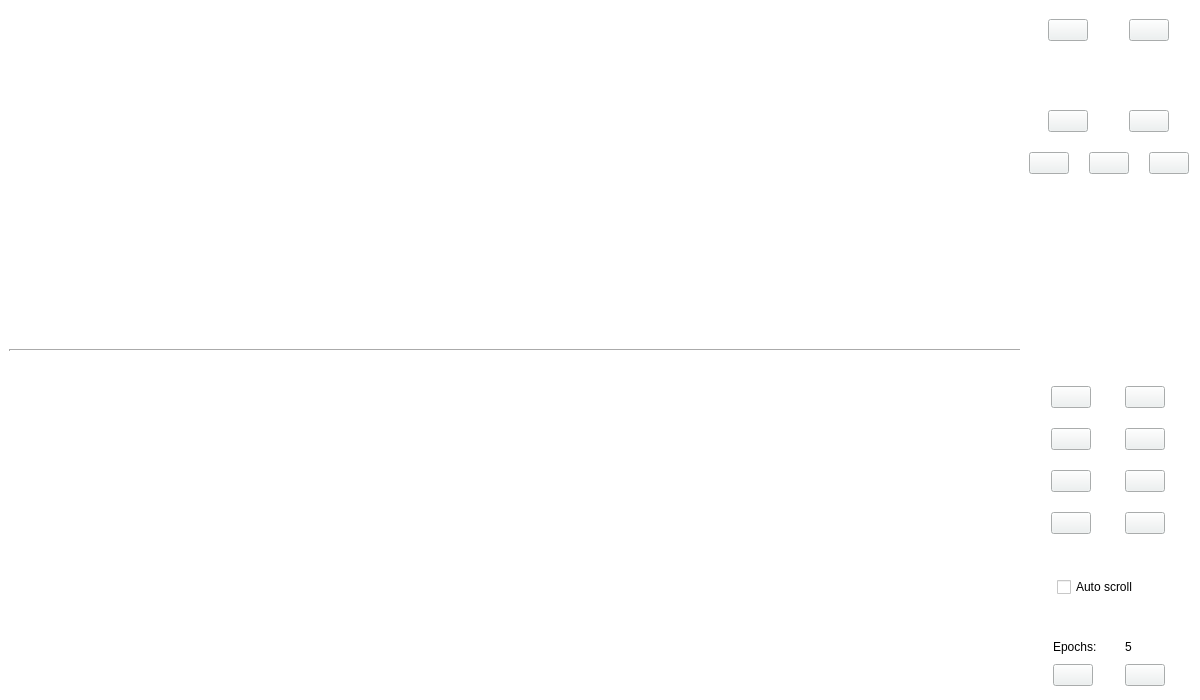
<?xml version="1.0" encoding="UTF-8"?>
<ui version="4.0">
 <class>Window1</class>
 <widget class="QMainWindow" name="Window1">
  <property name="geometry">
   <rect>
    <x>0</x>
    <y>0</y>
    <width>1200</width>
    <height>700</height>
   </rect>
  </property>
  <property name="sizePolicy">
   <sizepolicy hsizetype="Preferred" vsizetype="Preferred">
    <horstretch>0</horstretch>
    <verstretch>0</verstretch>
   </sizepolicy>
  </property>
  <property name="windowTitle">
   <string>MainWindow</string>
  </property>
  <property name="styleSheet">
   <string notr="true">background-color: white;</string>
  </property>
  <widget class="QWidget" name="centralwidget">
   <property name="sizePolicy">
    <sizepolicy hsizetype="Preferred" vsizetype="Preferred">
     <horstretch>0</horstretch>
     <verstretch>0</verstretch>
    </sizepolicy>
   </property>
   <layout class="QHBoxLayout" name="horizontalLayout" stretch="20,1">
    <item>
     <layout class="QVBoxLayout" name="all_plots" stretch="50,1,50">
      <property name="spacing">
       <number>1</number>
      </property>
      <property name="sizeConstraint">
       <enum>QLayout::SizeConstraint::SetMinimumSize</enum>
      </property>
      <item>
       <widget class="MplWidget" name="upperfigure" native="true">
        <property name="sizePolicy">
         <sizepolicy hsizetype="Preferred" vsizetype="Preferred">
          <horstretch>0</horstretch>
          <verstretch>0</verstretch>
         </sizepolicy>
        </property>
        <property name="autoFillBackground">
         <bool>false</bool>
        </property>
       </widget>
      </item>
      <item>
       <widget class="Line" name="line">
        <property name="lineWidth">
         <number>2</number>
        </property>
        <property name="orientation">
         <enum>Qt::Orientation::Horizontal</enum>
        </property>
       </widget>
      </item>
      <item>
       <widget class="MplWidget" name="lowerfigure" native="true">
        <property name="sizePolicy">
         <sizepolicy hsizetype="Preferred" vsizetype="Preferred">
          <horstretch>0</horstretch>
          <verstretch>0</verstretch>
         </sizepolicy>
        </property>
        <property name="autoFillBackground">
         <bool>false</bool>
        </property>
       </widget>
      </item>
     </layout>
    </item>
    <item>
     <layout class="QVBoxLayout" name="all_controls" stretch="50,1,50">
      <property name="spacing">
       <number>20</number>
      </property>
      <property name="sizeConstraint">
       <enum>QLayout::SizeConstraint::SetDefaultConstraint</enum>
      </property>
      <item>
       <layout class="QVBoxLayout" name="top_plot_buttons" stretch="1,10,3,10,10">
        <item>
         <spacer name="topcontroltopspacer">
          <property name="orientation">
           <enum>Qt::Orientation::Vertical</enum>
          </property>
          <property name="sizeType">
           <enum>QSizePolicy::Policy::Fixed</enum>
          </property>
          <property name="sizeHint" stdset="0">
           <size>
            <width>5</width>
            <height>10</height>
           </size>
          </property>
         </spacer>
        </item>
        <item>
         <layout class="QHBoxLayout" name="save_help_buttons">
          <property name="spacing">
           <number>20</number>
          </property>
          <property name="sizeConstraint">
           <enum>QLayout::SizeConstraint::SetDefaultConstraint</enum>
          </property>
          <item>
           <widget class="QPushButton" name="savebutton">
            <property name="sizePolicy">
             <sizepolicy hsizetype="Fixed" vsizetype="Fixed">
              <horstretch>0</horstretch>
              <verstretch>0</verstretch>
             </sizepolicy>
            </property>
            <property name="toolTip">
             <string>Save labels (Ctrl+S)</string>
            </property>
            <property name="styleSheet">
             <string notr="true">background-color: rgb(237, 241, 241);</string>
            </property>
            <property name="text">
             <string/>
            </property>
            <property name="icon">
             <iconset>
              <normaloff>:/icons/save.png</normaloff>:/icons/save.png</iconset>
            </property>
            <property name="iconSize">
             <size>
              <width>28</width>
              <height>28</height>
             </size>
            </property>
            <property name="autoRepeat">
             <bool>true</bool>
            </property>
           </widget>
          </item>
          <item>
           <widget class="QPushButton" name="helpbutton">
            <property name="sizePolicy">
             <sizepolicy hsizetype="Fixed" vsizetype="Fixed">
              <horstretch>0</horstretch>
              <verstretch>0</verstretch>
             </sizepolicy>
            </property>
            <property name="toolTip">
             <string>User manual</string>
            </property>
            <property name="styleSheet">
             <string notr="true">background-color: rgb(237, 241, 241);</string>
            </property>
            <property name="text">
             <string/>
            </property>
            <property name="icon">
             <iconset>
              <normaloff>:/icons/question.png</normaloff>:/icons/question.png</iconset>
            </property>
            <property name="iconSize">
             <size>
              <width>28</width>
              <height>28</height>
             </size>
            </property>
            <property name="autoRepeat">
             <bool>true</bool>
            </property>
           </widget>
          </item>
         </layout>
        </item>
        <item>
         <spacer name="topcontrolmidspacer">
          <property name="orientation">
           <enum>Qt::Orientation::Vertical</enum>
          </property>
          <property name="sizeType">
           <enum>QSizePolicy::Policy::Preferred</enum>
          </property>
          <property name="sizeHint" stdset="0">
           <size>
            <width>5</width>
            <height>5</height>
           </size>
          </property>
         </spacer>
        </item>
        <item>
         <layout class="QVBoxLayout" name="zoom_and_brightness">
          <item>
           <layout class="QHBoxLayout" name="brightness_buttons">
            <item>
             <widget class="QPushButton" name="specbrighter">
              <property name="sizePolicy">
               <sizepolicy hsizetype="Fixed" vsizetype="Fixed">
                <horstretch>0</horstretch>
                <verstretch>0</verstretch>
               </sizepolicy>
              </property>
              <property name="toolTip">
               <string>Increase brightness</string>
              </property>
              <property name="styleSheet">
               <string notr="true">background-color: rgb(237, 241, 241);</string>
              </property>
              <property name="text">
               <string/>
              </property>
              <property name="icon">
               <iconset>
                <normaloff>:/icons/brightness_up.png</normaloff>:/icons/brightness_up.png</iconset>
              </property>
              <property name="iconSize">
               <size>
                <width>24</width>
                <height>24</height>
               </size>
              </property>
              <property name="autoRepeat">
               <bool>true</bool>
              </property>
             </widget>
            </item>
            <item>
             <widget class="QPushButton" name="specdimmer">
              <property name="sizePolicy">
               <sizepolicy hsizetype="Fixed" vsizetype="Fixed">
                <horstretch>0</horstretch>
                <verstretch>0</verstretch>
               </sizepolicy>
              </property>
              <property name="toolTip">
               <string>Decrease brightness</string>
              </property>
              <property name="styleSheet">
               <string notr="true">background-color: rgb(237, 241, 241);</string>
              </property>
              <property name="text">
               <string/>
              </property>
              <property name="icon">
               <iconset>
                <normaloff>:/icons/brightness_down.png</normaloff>:/icons/brightness_down.png</iconset>
              </property>
              <property name="iconSize">
               <size>
                <width>24</width>
                <height>24</height>
               </size>
              </property>
              <property name="autoRepeat">
               <bool>true</bool>
              </property>
             </widget>
            </item>
           </layout>
          </item>
          <item>
           <layout class="QHBoxLayout" name="zoom_buttons">
            <property name="sizeConstraint">
             <enum>QLayout::SizeConstraint::SetDefaultConstraint</enum>
            </property>
            <property name="leftMargin">
             <number>2</number>
            </property>
            <property name="rightMargin">
             <number>2</number>
            </property>
            <item>
             <widget class="QPushButton" name="xzoomin">
              <property name="sizePolicy">
               <sizepolicy hsizetype="Fixed" vsizetype="Fixed">
                <horstretch>0</horstretch>
                <verstretch>0</verstretch>
               </sizepolicy>
              </property>
              <property name="toolTip">
               <string>Zoom in (+)</string>
              </property>
              <property name="styleSheet">
               <string notr="true">background-color: rgb(237, 241, 241);</string>
              </property>
              <property name="text">
               <string/>
              </property>
              <property name="icon">
               <iconset>
                <normaloff>:/icons/zoom_in.png</normaloff>:/icons/zoom_in.png</iconset>
              </property>
              <property name="iconSize">
               <size>
                <width>20</width>
                <height>20</height>
               </size>
              </property>
              <property name="autoRepeat">
               <bool>true</bool>
              </property>
             </widget>
            </item>
            <item>
             <widget class="QPushButton" name="xzoomout">
              <property name="sizePolicy">
               <sizepolicy hsizetype="Fixed" vsizetype="Fixed">
                <horstretch>0</horstretch>
                <verstretch>0</verstretch>
               </sizepolicy>
              </property>
              <property name="toolTip">
               <string>Zoom out (-)</string>
              </property>
              <property name="styleSheet">
               <string notr="true">background-color: rgb(237, 241, 241);</string>
              </property>
              <property name="text">
               <string/>
              </property>
              <property name="icon">
               <iconset>
                <normaloff>:/icons/zoom_out.png</normaloff>:/icons/zoom_out.png</iconset>
              </property>
              <property name="iconSize">
               <size>
                <width>20</width>
                <height>20</height>
               </size>
              </property>
              <property name="autoRepeat">
               <bool>true</bool>
              </property>
             </widget>
            </item>
            <item>
             <widget class="QPushButton" name="xzoomreset">
              <property name="sizePolicy">
               <sizepolicy hsizetype="Fixed" vsizetype="Fixed">
                <horstretch>0</horstretch>
                <verstretch>0</verstretch>
               </sizepolicy>
              </property>
              <property name="toolTip">
               <string>Reset zoom</string>
              </property>
              <property name="styleSheet">
               <string notr="true">background-color: rgb(237, 241, 241);</string>
              </property>
              <property name="text">
               <string/>
              </property>
              <property name="icon">
               <iconset>
                <normaloff>:/icons/home.png</normaloff>:/icons/home.png</iconset>
              </property>
              <property name="iconSize">
               <size>
                <width>20</width>
                <height>20</height>
               </size>
              </property>
              <property name="autoRepeat">
               <bool>true</bool>
              </property>
             </widget>
            </item>
           </layout>
          </item>
         </layout>
        </item>
        <item>
         <spacer name="topcontrolbottomspacer">
          <property name="orientation">
           <enum>Qt::Orientation::Vertical</enum>
          </property>
          <property name="sizeType">
           <enum>QSizePolicy::Policy::Preferred</enum>
          </property>
          <property name="sizeHint" stdset="0">
           <size>
            <width>5</width>
            <height>5</height>
           </size>
          </property>
         </spacer>
        </item>
       </layout>
      </item>
      <item>
       <spacer name="allcontrolmidspacer">
        <property name="orientation">
         <enum>Qt::Orientation::Vertical</enum>
        </property>
        <property name="sizeType">
         <enum>QSizePolicy::Policy::Preferred</enum>
        </property>
        <property name="sizeHint" stdset="0">
         <size>
          <width>5</width>
          <height>5</height>
         </size>
        </property>
       </spacer>
      </item>
      <item>
       <layout class="QVBoxLayout" name="bottom_plot_buttons" stretch="1,6,1,3,1,4,1">
        <item>
         <spacer name="verticalSpacer_3">
          <property name="orientation">
           <enum>Qt::Orientation::Vertical</enum>
          </property>
          <property name="sizeType">
           <enum>QSizePolicy::Policy::Preferred</enum>
          </property>
          <property name="sizeHint" stdset="0">
           <size>
            <width>5</width>
            <height>5</height>
           </size>
          </property>
         </spacer>
        </item>
        <item>
         <layout class="QVBoxLayout" name="eeg_emg_buttons">
          <property name="spacing">
           <number>20</number>
          </property>
          <item>
           <layout class="QGridLayout" name="eegbuttons">
            <property name="horizontalSpacing">
             <number>10</number>
            </property>
            <property name="verticalSpacing">
             <number>20</number>
            </property>
            <item row="0" column="1">
             <widget class="QPushButton" name="eegshiftup">
              <property name="sizePolicy">
               <sizepolicy hsizetype="Fixed" vsizetype="Fixed">
                <horstretch>0</horstretch>
                <verstretch>0</verstretch>
               </sizepolicy>
              </property>
              <property name="toolTip">
               <string>Shift signal up</string>
              </property>
              <property name="styleSheet">
               <string notr="true">background-color: rgb(237, 241, 241);</string>
              </property>
              <property name="text">
               <string/>
              </property>
              <property name="icon">
               <iconset>
                <normaloff>:/icons/double_up_arrow.png</normaloff>:/icons/double_up_arrow.png</iconset>
              </property>
              <property name="iconSize">
               <size>
                <width>20</width>
                <height>20</height>
               </size>
              </property>
              <property name="autoRepeat">
               <bool>true</bool>
              </property>
             </widget>
            </item>
            <item row="1" column="0">
             <widget class="QPushButton" name="eegzoomout">
              <property name="sizePolicy">
               <sizepolicy hsizetype="Fixed" vsizetype="Fixed">
                <horstretch>0</horstretch>
                <verstretch>0</verstretch>
               </sizepolicy>
              </property>
              <property name="toolTip">
               <string>Scale signal down</string>
              </property>
              <property name="styleSheet">
               <string notr="true">background-color: rgb(237, 241, 241);</string>
              </property>
              <property name="text">
               <string/>
              </property>
              <property name="icon">
               <iconset>
                <normaloff>:/icons/zoom_out.png</normaloff>:/icons/zoom_out.png</iconset>
              </property>
              <property name="iconSize">
               <size>
                <width>20</width>
                <height>20</height>
               </size>
              </property>
              <property name="autoRepeat">
               <bool>true</bool>
              </property>
             </widget>
            </item>
            <item row="1" column="1">
             <widget class="QPushButton" name="eegshiftdown">
              <property name="sizePolicy">
               <sizepolicy hsizetype="Fixed" vsizetype="Fixed">
                <horstretch>0</horstretch>
                <verstretch>0</verstretch>
               </sizepolicy>
              </property>
              <property name="toolTip">
               <string>Shift signal down</string>
              </property>
              <property name="styleSheet">
               <string notr="true">background-color: rgb(237, 241, 241);</string>
              </property>
              <property name="text">
               <string/>
              </property>
              <property name="icon">
               <iconset>
                <normaloff>:/icons/double_down_arrow.png</normaloff>:/icons/double_down_arrow.png</iconset>
              </property>
              <property name="iconSize">
               <size>
                <width>20</width>
                <height>20</height>
               </size>
              </property>
              <property name="autoRepeat">
               <bool>true</bool>
              </property>
             </widget>
            </item>
            <item row="0" column="0">
             <widget class="QPushButton" name="eegzoomin">
              <property name="sizePolicy">
               <sizepolicy hsizetype="Fixed" vsizetype="Fixed">
                <horstretch>0</horstretch>
                <verstretch>0</verstretch>
               </sizepolicy>
              </property>
              <property name="toolTip">
               <string>Scale signal up</string>
              </property>
              <property name="styleSheet">
               <string notr="true">background-color: rgb(237, 241, 241);</string>
              </property>
              <property name="text">
               <string/>
              </property>
              <property name="icon">
               <iconset>
                <normaloff>:/icons/zoom_in.png</normaloff>:/icons/zoom_in.png</iconset>
              </property>
              <property name="iconSize">
               <size>
                <width>20</width>
                <height>20</height>
               </size>
              </property>
              <property name="autoRepeat">
               <bool>true</bool>
              </property>
             </widget>
            </item>
           </layout>
          </item>
          <item>
           <spacer name="verticalSpacer_5">
            <property name="orientation">
             <enum>Qt::Orientation::Vertical</enum>
            </property>
            <property name="sizeType">
             <enum>QSizePolicy::Policy::Preferred</enum>
            </property>
            <property name="sizeHint" stdset="0">
             <size>
              <width>5</width>
              <height>5</height>
             </size>
            </property>
           </spacer>
          </item>
          <item>
           <layout class="QGridLayout" name="emgbuttons">
            <property name="horizontalSpacing">
             <number>10</number>
            </property>
            <property name="verticalSpacing">
             <number>20</number>
            </property>
            <item row="0" column="0">
             <widget class="QPushButton" name="emgzoomin">
              <property name="sizePolicy">
               <sizepolicy hsizetype="Fixed" vsizetype="Fixed">
                <horstretch>0</horstretch>
                <verstretch>0</verstretch>
               </sizepolicy>
              </property>
              <property name="styleSheet">
               <string notr="true">background-color: rgb(237, 241, 241);</string>
              </property>
              <property name="text">
               <string/>
              </property>
              <property name="icon">
               <iconset>
                <normaloff>:/icons/zoom_in.png</normaloff>:/icons/zoom_in.png</iconset>
              </property>
              <property name="iconSize">
               <size>
                <width>20</width>
                <height>20</height>
               </size>
              </property>
              <property name="autoRepeat">
               <bool>true</bool>
              </property>
             </widget>
            </item>
            <item row="1" column="1">
             <widget class="QPushButton" name="emgshiftdown">
              <property name="sizePolicy">
               <sizepolicy hsizetype="Fixed" vsizetype="Fixed">
                <horstretch>0</horstretch>
                <verstretch>0</verstretch>
               </sizepolicy>
              </property>
              <property name="styleSheet">
               <string notr="true">background-color: rgb(237, 241, 241);</string>
              </property>
              <property name="text">
               <string/>
              </property>
              <property name="icon">
               <iconset>
                <normaloff>:/icons/double_down_arrow.png</normaloff>:/icons/double_down_arrow.png</iconset>
              </property>
              <property name="iconSize">
               <size>
                <width>20</width>
                <height>20</height>
               </size>
              </property>
              <property name="autoRepeat">
               <bool>true</bool>
              </property>
             </widget>
            </item>
            <item row="0" column="1">
             <widget class="QPushButton" name="emgshiftup">
              <property name="sizePolicy">
               <sizepolicy hsizetype="Fixed" vsizetype="Fixed">
                <horstretch>0</horstretch>
                <verstretch>0</verstretch>
               </sizepolicy>
              </property>
              <property name="styleSheet">
               <string notr="true">background-color: rgb(237, 241, 241);</string>
              </property>
              <property name="text">
               <string/>
              </property>
              <property name="icon">
               <iconset>
                <normaloff>:/icons/double_up_arrow.png</normaloff>:/icons/double_up_arrow.png</iconset>
              </property>
              <property name="iconSize">
               <size>
                <width>20</width>
                <height>20</height>
               </size>
              </property>
              <property name="autoRepeat">
               <bool>true</bool>
              </property>
             </widget>
            </item>
            <item row="1" column="0">
             <widget class="QPushButton" name="emgzoomout">
              <property name="sizePolicy">
               <sizepolicy hsizetype="Fixed" vsizetype="Fixed">
                <horstretch>0</horstretch>
                <verstretch>0</verstretch>
               </sizepolicy>
              </property>
              <property name="styleSheet">
               <string notr="true">background-color: rgb(237, 241, 241);</string>
              </property>
              <property name="text">
               <string/>
              </property>
              <property name="icon">
               <iconset>
                <normaloff>:/icons/zoom_out.png</normaloff>:/icons/zoom_out.png</iconset>
              </property>
              <property name="iconSize">
               <size>
                <width>20</width>
                <height>20</height>
               </size>
              </property>
              <property name="autoRepeat">
               <bool>true</bool>
              </property>
             </widget>
            </item>
           </layout>
          </item>
         </layout>
        </item>
        <item>
         <spacer name="verticalSpacer">
          <property name="orientation">
           <enum>Qt::Orientation::Vertical</enum>
          </property>
          <property name="sizeType">
           <enum>QSizePolicy::Policy::Preferred</enum>
          </property>
          <property name="sizeHint" stdset="0">
           <size>
            <width>5</width>
            <height>5</height>
           </size>
          </property>
         </spacer>
        </item>
        <item>
         <layout class="QVBoxLayout" name="autoscroll_layout">
          <property name="leftMargin">
           <number>30</number>
          </property>
          <property name="rightMargin">
           <number>20</number>
          </property>
          <item>
           <widget class="QCheckBox" name="autoscroll">
            <property name="sizePolicy">
             <sizepolicy hsizetype="Fixed" vsizetype="Fixed">
              <horstretch>0</horstretch>
              <verstretch>0</verstretch>
             </sizepolicy>
            </property>
            <property name="toolTip">
             <string>Step forward when setting brain state</string>
            </property>
            <property name="text">
             <string>Auto scroll</string>
            </property>
           </widget>
          </item>
         </layout>
        </item>
        <item>
         <spacer name="verticalSpacer_2">
          <property name="orientation">
           <enum>Qt::Orientation::Vertical</enum>
          </property>
          <property name="sizeType">
           <enum>QSizePolicy::Policy::Preferred</enum>
          </property>
          <property name="sizeHint" stdset="0">
           <size>
            <width>5</width>
            <height>5</height>
           </size>
          </property>
         </spacer>
        </item>
        <item>
         <layout class="QGridLayout" name="epoch_controls" columnstretch="1,1">
          <property name="horizontalSpacing">
           <number>2</number>
          </property>
          <property name="verticalSpacing">
           <number>10</number>
          </property>
          <item row="0" column="1">
           <widget class="QLabel" name="shownepochslabel">
            <property name="sizePolicy">
             <sizepolicy hsizetype="Fixed" vsizetype="Preferred">
              <horstretch>0</horstretch>
              <verstretch>0</verstretch>
             </sizepolicy>
            </property>
            <property name="text">
             <string>5</string>
            </property>
            <property name="alignment">
             <set>Qt::AlignmentFlag::AlignLeading|Qt::AlignmentFlag::AlignLeft|Qt::AlignmentFlag::AlignVCenter</set>
            </property>
           </widget>
          </item>
          <item row="0" column="0">
           <widget class="QLabel" name="epochsword">
            <property name="sizePolicy">
             <sizepolicy hsizetype="Fixed" vsizetype="Fixed">
              <horstretch>0</horstretch>
              <verstretch>0</verstretch>
             </sizepolicy>
            </property>
            <property name="text">
             <string>Epochs:</string>
            </property>
           </widget>
          </item>
          <item row="1" column="1">
           <widget class="QPushButton" name="shownepochsplus">
            <property name="sizePolicy">
             <sizepolicy hsizetype="Fixed" vsizetype="Fixed">
              <horstretch>0</horstretch>
              <verstretch>0</verstretch>
             </sizepolicy>
            </property>
            <property name="styleSheet">
             <string notr="true">background-color: rgb(237, 241, 241);</string>
            </property>
            <property name="text">
             <string/>
            </property>
            <property name="icon">
             <iconset>
              <normaloff>:/icons/up_arrow.png</normaloff>:/icons/up_arrow.png</iconset>
            </property>
            <property name="iconSize">
             <size>
              <width>20</width>
              <height>20</height>
             </size>
            </property>
            <property name="autoRepeat">
             <bool>false</bool>
            </property>
           </widget>
          </item>
          <item row="1" column="0">
           <widget class="QPushButton" name="shownepochsminus">
            <property name="sizePolicy">
             <sizepolicy hsizetype="Fixed" vsizetype="Fixed">
              <horstretch>0</horstretch>
              <verstretch>0</verstretch>
             </sizepolicy>
            </property>
            <property name="styleSheet">
             <string notr="true">background-color: rgb(237, 241, 241);</string>
            </property>
            <property name="text">
             <string/>
            </property>
            <property name="icon">
             <iconset>
              <normaloff>:/icons/down_arrow.png</normaloff>:/icons/down_arrow.png</iconset>
            </property>
            <property name="iconSize">
             <size>
              <width>20</width>
              <height>20</height>
             </size>
            </property>
            <property name="autoRepeat">
             <bool>false</bool>
            </property>
           </widget>
          </item>
         </layout>
        </item>
        <item>
         <spacer name="verticalSpacer_4">
          <property name="orientation">
           <enum>Qt::Orientation::Vertical</enum>
          </property>
          <property name="sizeType">
           <enum>QSizePolicy::Policy::Fixed</enum>
          </property>
          <property name="sizeHint" stdset="0">
           <size>
            <width>5</width>
            <height>5</height>
           </size>
          </property>
         </spacer>
        </item>
       </layout>
      </item>
     </layout>
    </item>
   </layout>
  </widget>
 </widget>
 <customwidgets>
  <customwidget>
   <class>MplWidget</class>
   <extends>QWidget</extends>
   <header>mplwidget</header>
   <container>1</container>
  </customwidget>
 </customwidgets>
 <resources>
  <include location="resources.qrc"/>
 </resources>
 <connections/>
</ui>
